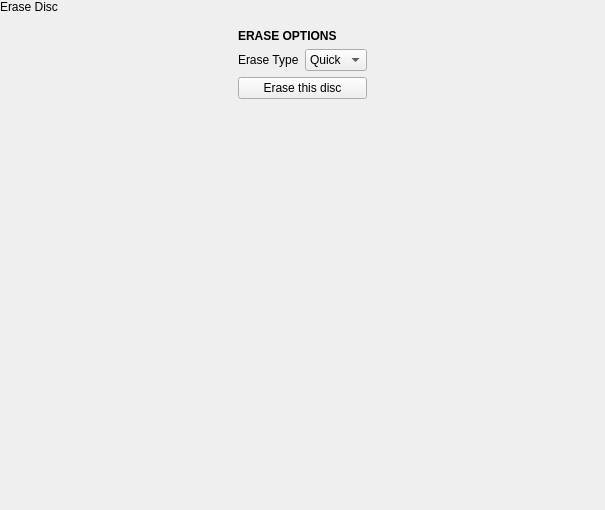
<?xml version="1.0" encoding="UTF-8"?>
<ui version="4.0">
 <class>EraseOpticalPopover</class>
 <widget class="QWidget" name="EraseOpticalPopover">
  <property name="geometry">
   <rect>
    <x>0</x>
    <y>0</y>
    <width>605</width>
    <height>510</height>
   </rect>
  </property>
  <property name="windowTitle">
   <string>Form</string>
  </property>
  <layout class="QVBoxLayout" name="verticalLayout">
   <property name="spacing">
    <number>0</number>
   </property>
   <property name="leftMargin">
    <number>0</number>
   </property>
   <property name="topMargin">
    <number>0</number>
   </property>
   <property name="rightMargin">
    <number>0</number>
   </property>
   <property name="bottomMargin">
    <number>0</number>
   </property>
   <item>
    <widget class="tStackedWidget" name="stackedWidget">
     <property name="currentIndex">
      <number>0</number>
     </property>
     <widget class="QWidget" name="page">
      <layout class="QVBoxLayout" name="verticalLayout_2">
       <property name="leftMargin">
        <number>0</number>
       </property>
       <property name="topMargin">
        <number>0</number>
       </property>
       <property name="rightMargin">
        <number>0</number>
       </property>
       <property name="bottomMargin">
        <number>0</number>
       </property>
       <item>
        <widget class="tTitleLabel" name="titleLabel">
         <property name="text">
          <string>Erase Disc</string>
         </property>
        </widget>
       </item>
       <item alignment="Qt::AlignHCenter">
        <widget class="QWidget" name="optionsWidget" native="true">
         <layout class="QGridLayout" name="gridLayout">
          <item row="0" column="0" colspan="2">
           <widget class="QLabel" name="label">
            <property name="font">
             <font>
              <weight>75</weight>
              <bold>true</bold>
             </font>
            </property>
            <property name="text">
             <string>ERASE OPTIONS</string>
            </property>
           </widget>
          </item>
          <item row="1" column="0">
           <widget class="QLabel" name="label_2">
            <property name="text">
             <string>Erase Type</string>
            </property>
           </widget>
          </item>
          <item row="1" column="1">
           <widget class="QComboBox" name="ersaeTypeBox">
            <property name="sizePolicy">
             <sizepolicy hsizetype="Expanding" vsizetype="Fixed">
              <horstretch>0</horstretch>
              <verstretch>0</verstretch>
             </sizepolicy>
            </property>
            <item>
             <property name="text">
              <string>Quick</string>
             </property>
            </item>
            <item>
             <property name="text">
              <string>Full</string>
             </property>
            </item>
           </widget>
          </item>
          <item row="2" column="0" colspan="2">
           <widget class="QPushButton" name="eraseButton">
            <property name="text">
             <string>Erase this disc</string>
            </property>
            <property name="icon">
             <iconset theme="edit-delete">
              <normaloff>.</normaloff>.</iconset>
            </property>
           </widget>
          </item>
         </layout>
        </widget>
       </item>
       <item>
        <spacer name="verticalSpacer">
         <property name="orientation">
          <enum>Qt::Vertical</enum>
         </property>
         <property name="sizeHint" stdset="0">
          <size>
           <width>20</width>
           <height>40</height>
          </size>
         </property>
        </spacer>
       </item>
      </layout>
     </widget>
     <widget class="QWidget" name="page_2">
      <layout class="QVBoxLayout" name="verticalLayout_3">
       <property name="spacing">
        <number>0</number>
       </property>
       <property name="leftMargin">
        <number>0</number>
       </property>
       <property name="topMargin">
        <number>0</number>
       </property>
       <property name="rightMargin">
        <number>0</number>
       </property>
       <property name="bottomMargin">
        <number>0</number>
       </property>
       <item>
        <widget class="tTitleLabel" name="titleLabel_2">
         <property name="text">
          <string>Erase Disc</string>
         </property>
        </widget>
       </item>
       <item alignment="Qt::AlignHCenter">
        <widget class="QWidget" name="eraseConfirmWidget" native="true">
         <layout class="QVBoxLayout" name="verticalLayout_4">
          <item>
           <widget class="QLabel" name="label_3">
            <property name="font">
             <font>
              <weight>75</weight>
              <bold>true</bold>
             </font>
            </property>
            <property name="text">
             <string>THIS IS IT</string>
            </property>
           </widget>
          </item>
          <item>
           <widget class="QLabel" name="label_4">
            <property name="text">
             <string>There's no going back after this. Once the disc in the drive is erased, all the data on it will be gone forever.</string>
            </property>
            <property name="wordWrap">
             <bool>true</bool>
            </property>
           </widget>
          </item>
          <item>
           <widget class="QPushButton" name="doEraseButton">
            <property name="text">
             <string>Erase this disc</string>
            </property>
            <property name="icon">
             <iconset theme="edit-delete">
              <normaloff>.</normaloff>.</iconset>
            </property>
           </widget>
          </item>
         </layout>
        </widget>
       </item>
       <item>
        <spacer name="verticalSpacer_2">
         <property name="orientation">
          <enum>Qt::Vertical</enum>
         </property>
         <property name="sizeHint" stdset="0">
          <size>
           <width>20</width>
           <height>414</height>
          </size>
         </property>
        </spacer>
       </item>
      </layout>
     </widget>
    </widget>
   </item>
  </layout>
 </widget>
 <customwidgets>
  <customwidget>
   <class>tTitleLabel</class>
   <extends>QLabel</extends>
   <header location="global">ttitlelabel.h</header>
   <slots>
    <signal>backButtonClicked()</signal>
   </slots>
  </customwidget>
  <customwidget>
   <class>tStackedWidget</class>
   <extends>QStackedWidget</extends>
   <header location="global">tstackedwidget.h</header>
   <container>1</container>
   <slots>
    <signal>switchingFrame(int)</signal>
   </slots>
  </customwidget>
 </customwidgets>
 <resources/>
 <connections/>
</ui>
